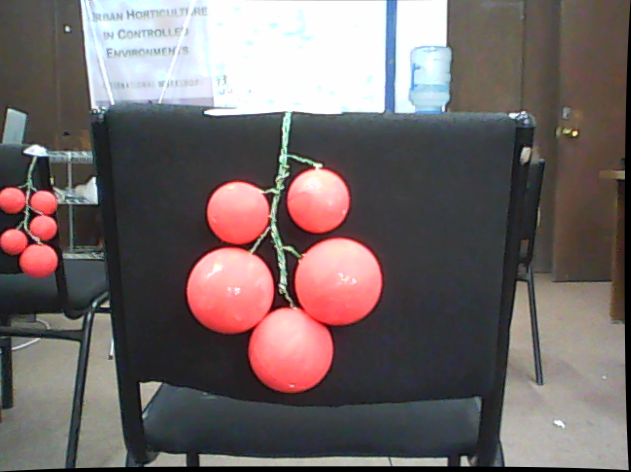
#> input picture test1_rectified_images_left/rectified_left_12.png, 631 x 472 px, found by its file name
$ python flann_matching.py
#> lines starting #> are read from the running program, lines starting #| are printed output that depends on the picture
# flann_matching.py
import numpy as np
import cv2
from matplotlib import pyplot as plt

img1 = cv2.imread('C:/Users/Jared/Documents/python_scripts/test1_segmented_images_left/rectified_left_12.png', 0)
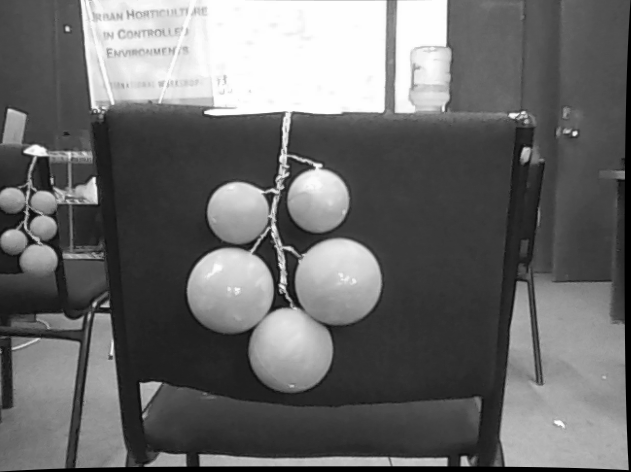
#> img1: shape (472, 631); min 0, max 254, mean 106.3
img2 = cv2.imread('C:/Users/Jared/Documents/python_scripts/test1_segmented_images_right/rectified_right_12.png', 0)
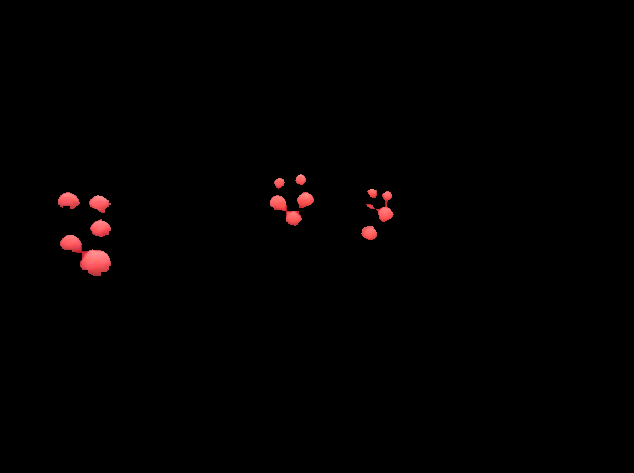
#> input picture test1_segmented_images_right/rectified_right_12.png, 634 x 473 px, found by its file name
#> img2: shape (473, 634); min 0, max 185, mean 1.3
cv2.imshow('Imagen 1',img1)
cv2.imshow('Imagen 2',img2)
# Initiate SIFT detector
sift = cv2.xfeatures2d.SIFT_create()

# find the keypoints and descriptors with SIFT
kp1, des1 = sift.detectAndCompute(img1, None)
#> kp1 = 876 keypoints; strongest (x, y, size): (37, 151, 9.3), (575, 133, 3.1), (464, 462, 6.5), (90, 192, 13.5)
kp2, des2 = sift.detectAndCompute(img2, None)
#> kp2 = 70 keypoints; strongest (x, y, size): (301, 179, 6.4), (369, 232, 9), (279, 182, 6.3), (372, 192, 5.5)

# FLANN parameters
FLANN_INDEX_KDTREE = 0
index_params = dict(algorithm=FLANN_INDEX_KDTREE, trees=5)
search_params = dict(checks=50)   # or pass empty dictionary

flann = cv2.FlannBasedMatcher(index_params, search_params)

matches = flann.knnMatch(des1, des2, k=2)
#> matches = 876 matches

# Need to draw only good matches, so create a mask
matchesMask = [[0, 0] for i in range(len(matches))]
#> matchesMask = 876 pairs, first value 0 to 0, second value 0 to 0

# ratio test as per Lowe's paper
for i, (m, n) in enumerate(matches):
    if m.distance < 0.7 * n.distance:
        matchesMask[i] = [1, 0]
#> after the loop, matchesMask = 876 pairs, first value 0 to 1, second value 0 to 0

draw_params = dict(matchColor=(0, 255, 0),
                   singlePointColor=(255, 0, 0),
                   matchesMask=matchesMask,
                   flags=0)
#> draw_params = 4 items

img3 = cv2.drawMatchesKnn(img1, kp1, img2, kp2, matches, None, **draw_params)
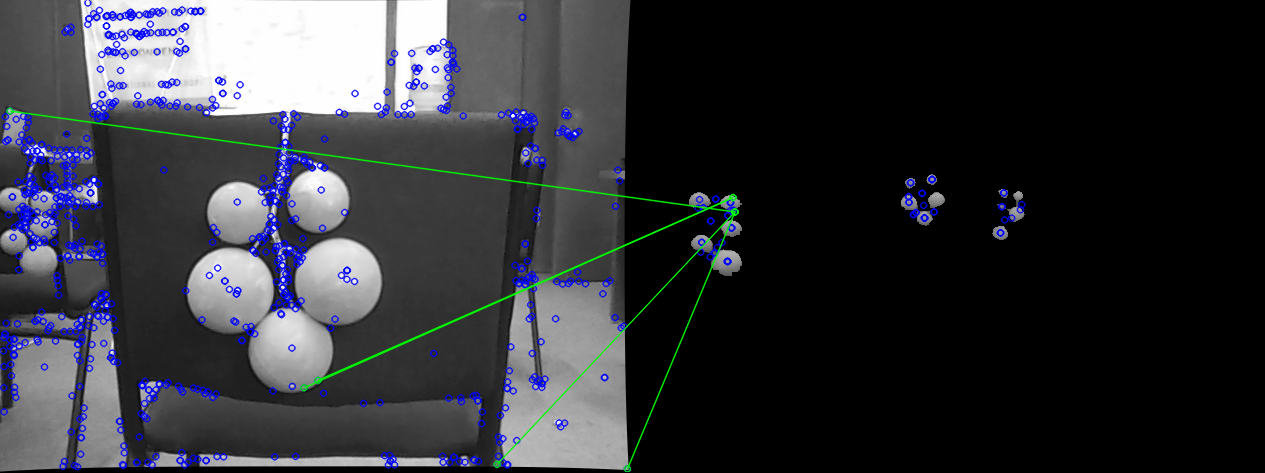
#> img3: shape (473, 1265, 3); mean of channels 0, 1, 2 57, 51.3, 50.1; drawn as B, G, R

plt.imshow(img3,), plt.show()
